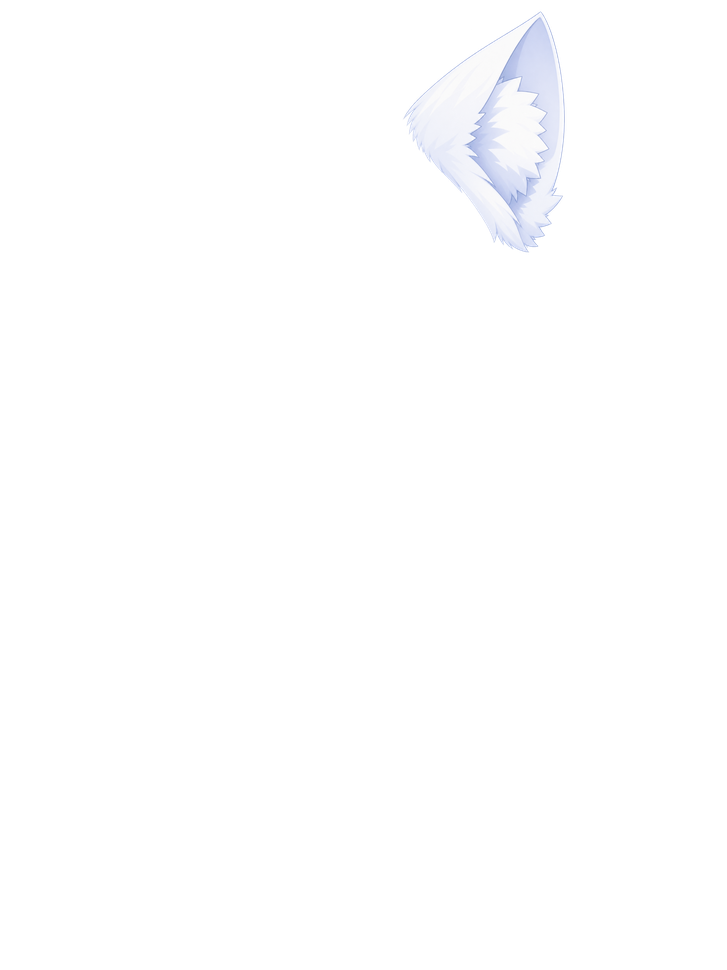
#> input picture assets/ciel/layers/v9/Ear_L.png, 727 x 970 px, shrunk from 2172 x 2896 before the run, found by its file name; the run also reads 1 picture not shown here
$ python clean-ear-layers.py
#> lines starting #> are read from the running program, lines starting #| are printed output that depends on the picture; after the words box and inside, x2 and y2 are one past the last pixel; in counts of white or black regions, pixels touching at a corner belong together; pictures that were not available may be replaced by others from this repository, and a replacement may not be noted
"""耳のレイヤーから、耳の外にはみ出した小さな切れ端（髪の塊の取り残し）を消す。

入力・出力  assets/ciel/layers/head/{Ear_R,Ear_L}.png（build-ear-layers.py の出力をそのまま書き換える）
実行  python -I scripts/live2d/clean-ear-layers.py   完了表示 EAR_LAYERS_CLEANED
考え方：不透明部分（α>8）を少しふくらませてつなぎ、いちばん大きい塊（耳）だけを残す。
"""
import os

import numpy as np
from PIL import Image, ImageFilter

ROOT = os.path.join(os.path.dirname(os.path.abspath(__file__)), '..', '..', 'assets', 'ciel', 'layers', 'head')
GROW = 3   # つなぐ距離（MaxFilter の大きさ）
LOWER_FROM = 430   # これより上（耳の先〜中ほど）は開き処理をしない
OPEN = 41  # 耳の本体より細い突起を落とす開き処理の大きさ
SCALE = 4  # 塊の判定は 1/4 に縮めて行う


def largest_component(mask):
    """mask（bool）のうち、いちばん大きい 8 近傍の塊だけを True にして返す（scipy を使わない）。"""
    h, w = mask.shape
    seen = np.zeros_like(mask)
    best, best_n = None, 0
    for sy, sx in zip(*np.nonzero(mask)):
        if seen[sy, sx]:
            continue
        stack = [(sy, sx)]
        seen[sy, sx] = True
        cells = []
        while stack:
            y, x = stack.pop()
            cells.append((y, x))
            for dy in (-1, 0, 1):
                for dx in (-1, 0, 1):
                    ny, nx = y + dy, x + dx
                    if 0 <= ny < h and 0 <= nx < w and mask[ny, nx] and not seen[ny, nx]:
                        seen[ny, nx] = True
                        stack.append((ny, nx))
        if len(cells) > best_n:
            best, best_n = cells, len(cells)
    out = np.zeros_like(mask)
    ys, xs = zip(*best)
    out[list(ys), list(xs)] = True
    return out, best_n


def clean(name):
#> called with name = 'Ear_R'
    path = os.path.join(ROOT, name + '.png')
    im = Image.open(path).convert('RGBA')
    a = np.asarray(im)[..., 3]
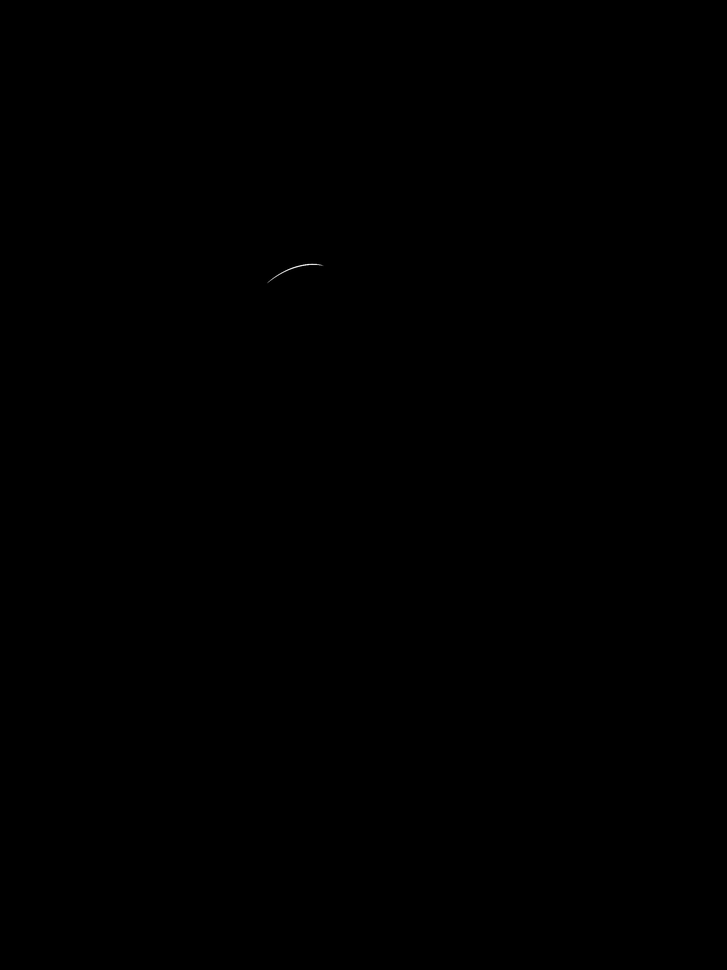
#> a: shape (970, 727); min 0, max 245, mean 0
    solid = a > 8
#> solid: shape (970, 727) bool; 0.02% white in thin lines or dots, all inside (x1, y1, x2, y2) = (267, 263, 324, 284)
    opened = np.asarray(Image.fromarray((solid * 255).astype('uint8')).filter(ImageFilter.MinFilter(OPEN)).filter(ImageFilter.MaxFilter(OPEN))) > 0
#> opened: shape (970, 727) bool; every value is 0
    near = np.asarray(Image.fromarray((opened * 255).astype('uint8')).filter(ImageFilter.MaxFilter(OPEN // 2 + 1))) > 0
    ys_ = np.arange(solid.shape[0])[:, None]
#> ys_ = 970 values from 0 to 969
    solid = solid & (near | (ys_ < LOWER_FROM))
    grown = np.asarray(Image.fromarray((solid * 255).astype('uint8')).filter(ImageFilter.MaxFilter(GROW))) > 0
#> grown: shape (970, 727) bool; 0.04% white; 1 white region, box (x1, y1, x2, y2) and area: (266, 262, 325, 285) 291
    small = np.asarray(Image.fromarray((grown * 255).astype('uint8')).resize((a.shape[1] // SCALE, a.shape[0] // SCALE), Image.BILINEAR)) > 0
#> small: shape (242, 181) bool; 0.12% white in thin lines or dots, all inside (x1, y1, x2, y2) = (65, 64, 82, 72)
    comp, _ = largest_component(small)
#> the loop in largest_component, `for sy, sx in zip(*np.nonzero(mask)):` made 52 passes
#> (sy, sx, best_n) on pass 1: (64, 76, 52)
#> (sy, sx) on passes 2 to 7: (64, 77), (64, 78), (65, 72), (65, 73), (65, 74), (65, 75)
#> after the loop in largest_component, `for sy, sx in zip(*np.nonzero(mask)):`: best = 52 pairs, first value 64 to 71, second value 65 to 81; best_n = 52
#> in largest_component, `ys, xs = zip(*best)`: ys = 52 values, max 71 at index 19, min 64 at index 0, mean 67.02; xs = 52 values, max 81 at index 5, min 65 at index 21, mean 72.31
    keep = np.asarray(Image.fromarray((comp * 255).astype('uint8')).resize((a.shape[1], a.shape[0]), Image.NEAREST)) > 0
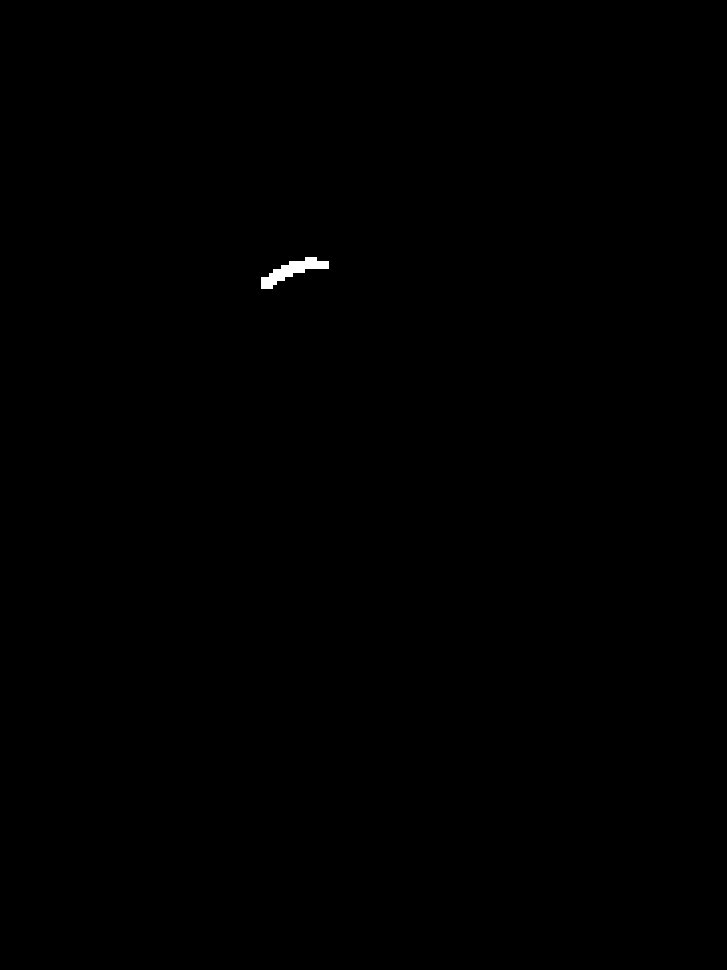
#> keep: shape (970, 727) bool; 0.12% white; 1 white region, box (x1, y1, x2, y2) and area: (261, 257, 329, 289) 832
    out = np.asarray(im).copy()
    out[~(keep & solid), 3] = 0
#> out: shape (970, 727, 4); mean R, G, B, A 0.1, 0.1, 0.1, 0
    Image.fromarray(out, 'RGBA').save(path)
    print(name, 'removed px', int(((np.asarray(im)[..., 3] > 8) & ~(keep & solid)).sum()))
#| Ear_R removed px 0


if __name__ == '__main__':
    clean('Ear_R')
    clean('Ear_L')
#> call 2 of clean, with name = 'Ear_L'
#> in clean, im is the input picture: PIL image 727x970 RGBA; mean R, G, B, A 7.9, 8, 8.5, 8.4
#> in clean (call 2), `solid = a > 8`: solid: shape (970, 727) bool; 3.4% white; 1 white region, box (x1, y1, x2, y2) and area: (403, 11, 565, 253) 23758
#> in clean (call 2), `opened = np.asarray(Image.fromarray((solid * 255).astype('uint8')).fil..`:
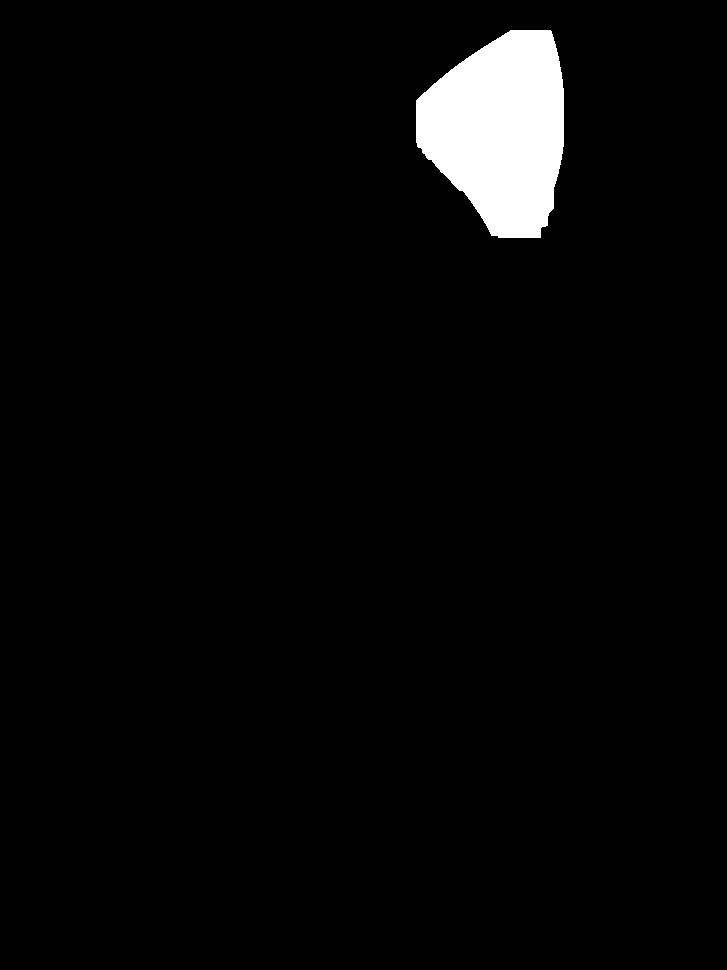
#> opened: shape (970, 727) bool; 3.2% white; 1 white region, box (x1, y1, x2, y2) and area: (416, 30, 564, 238) 22527
#> in clean (call 2), `near = np.asarray(Image.fromarray((opened * 255).astype('uint8')).filt..`:
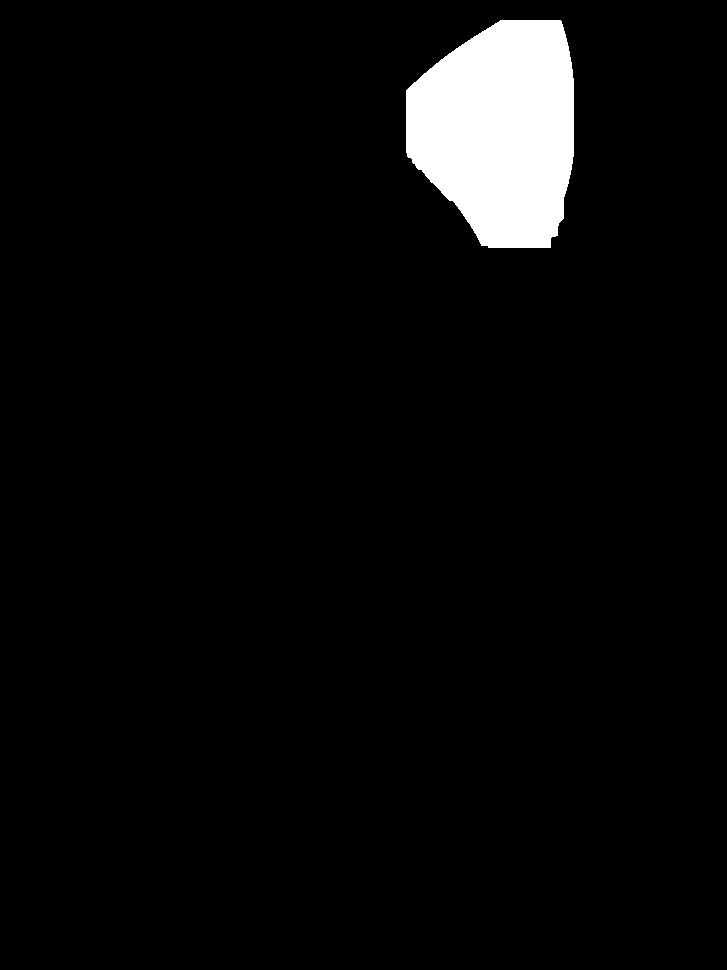
#> near: shape (970, 727) bool; 4.3% white; 1 white region, box (x1, y1, x2, y2) and area: (406, 20, 574, 248) 30047
#> in clean (call 2), `grown = np.asarray(Image.fromarray((solid * 255).astype('uint8')).filt..`:
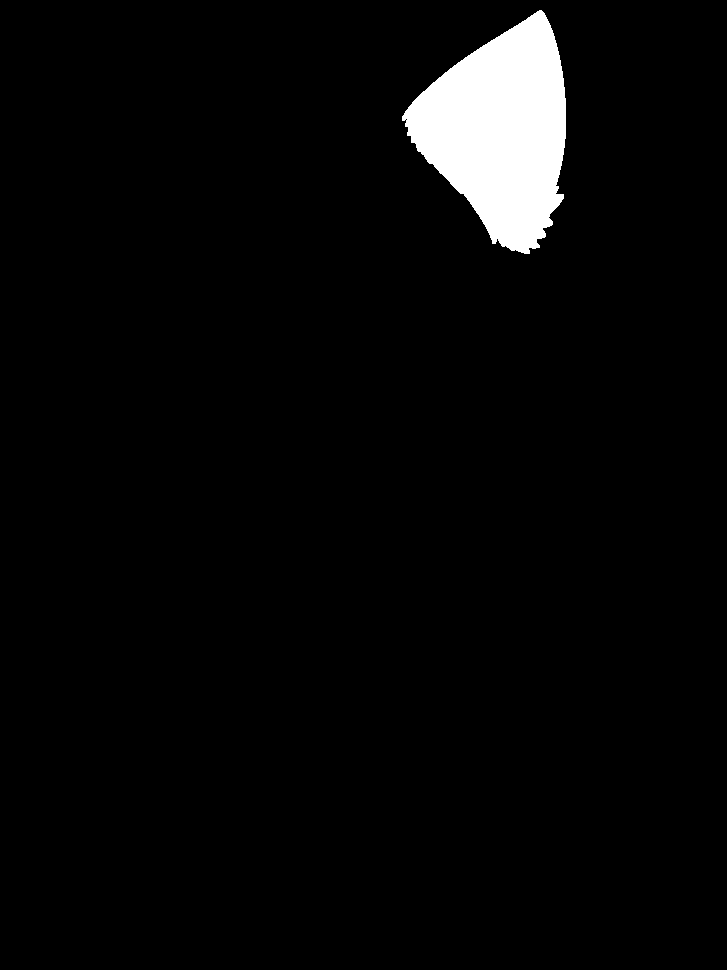
#> grown: shape (970, 727) bool; 3.5% white; 1 white region, box (x1, y1, x2, y2) and area: (402, 10, 566, 254) 24692
#> in clean (call 2), `small = np.asarray(Image.fromarray((grown * 255).astype('uint8')).resi..`:
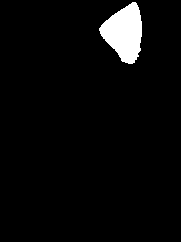
#> small: shape (242, 181) bool; 3.9% white; 1 white region, box (x1, y1, x2, y2) and area: (99, 2, 142, 64) 1713
#> the loop in largest_component (call 2), `for sy, sx in zip(*np.nonzero(mask)):` made 1713 passes
#> (sy, sx, best_n) on pass 1: (2, 132, 1713)
#> (sy, sx) on passes 2 to 7: (2, 133), (2, 134), (2, 135), (3, 131), (3, 132), (3, 133)
#> in clean (call 2), `keep = np.asarray(Image.fromarray((comp * 255).astype('uint8')).resize..`:
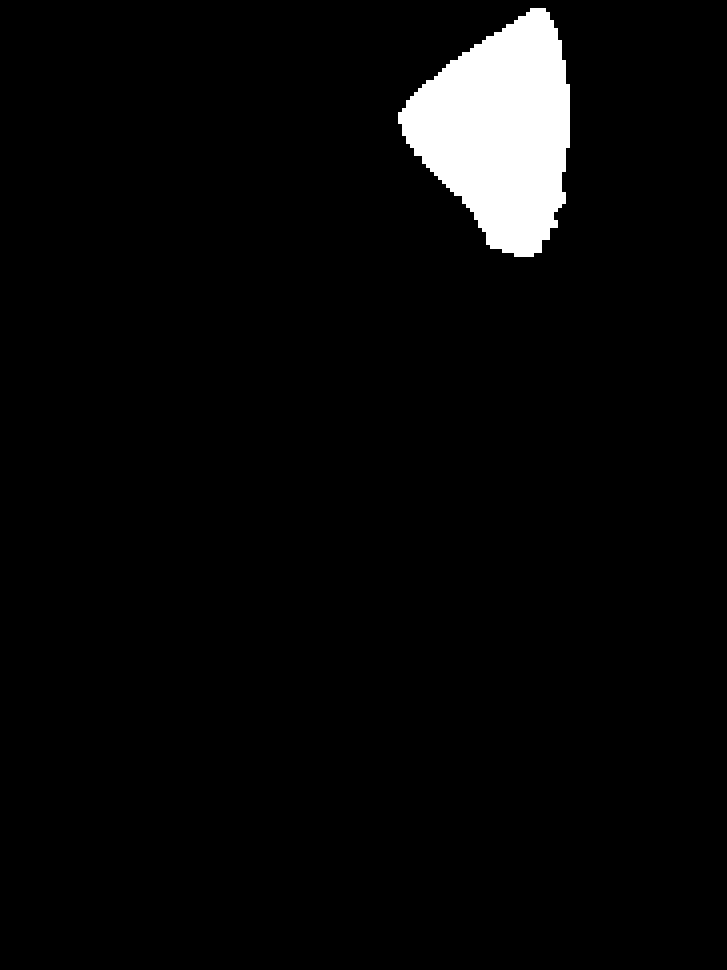
#> keep: shape (970, 727) bool; 3.9% white; 1 white region, box (x1, y1, x2, y2) and area: (398, 8, 570, 257) 27464
#> in clean (call 2), `out[~(keep & solid), 3] = 0`: out: shape (970, 727, 4); 0.11% of pixels changed, all inside (x1, y1, x2, y2) = (401, 9, 567, 255)
#| Ear_L removed px 0
    print('EAR_LAYERS_CLEANED')
